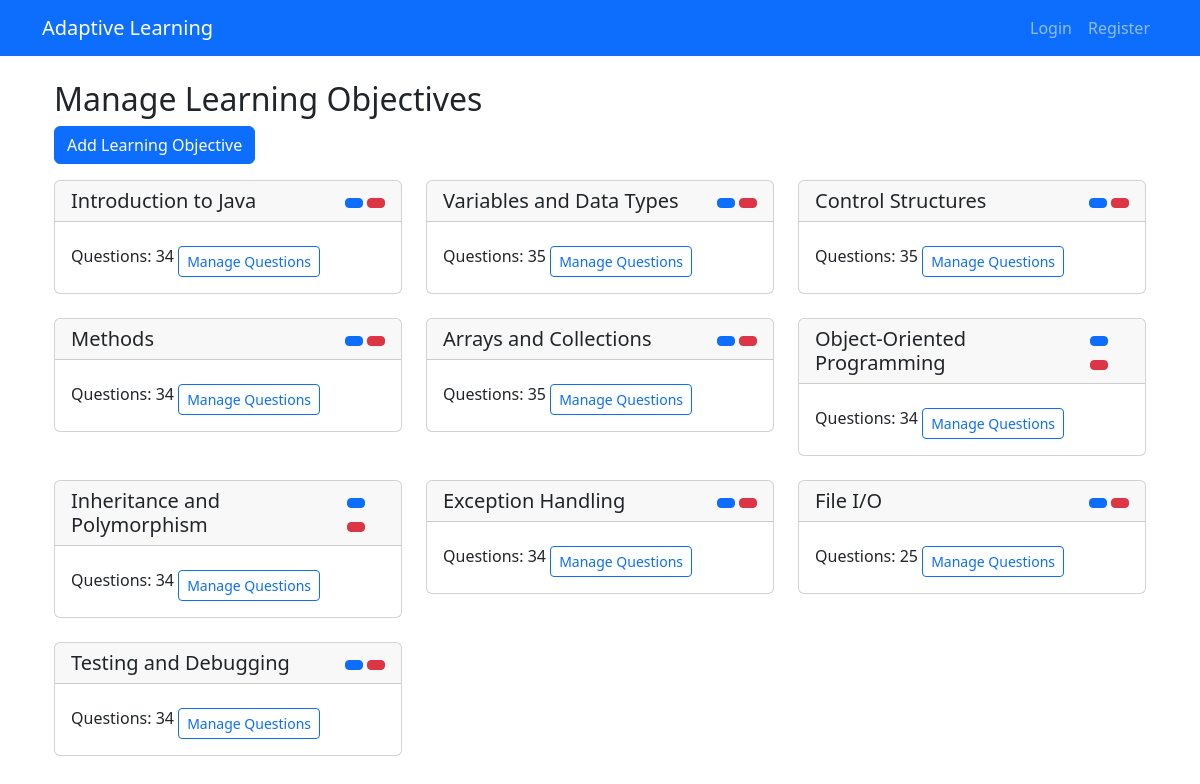
The page /categories on the database its author committed.
### database/models.py (models this page shows, shortened)
class Category(Base):
    __tablename__ = "categories"
    id = Column(Integer, primary_key=True)
    name = Column(String, unique=True, nullable=False)
    uuid = Column(String, unique=True, nullable=False, default=lambda: str(uuid.uuid4()))
    questions = relationship("Question", back_populates="category", cascade="all, delete-orphan")
    user_categories = relationship("UserCategory", back_populates="category", cascade="all, delete-orphan")
    sections = relationship("Section", secondary=section_categories, back_populates="categories")

### main.py (the view)
@app.route("/categories")
def categories():
    try:
        categories = g.db_session.query(Category).all()
        return render_template("categories.html", categories=categories)
    except Exception as e:
        print(f"Error in categories route: {e}")
        return redirect(url_for('user.login'))

### database/engine.py (called while the page is built)
    def get_session(self):
        return self.Session()

### main.py (called while the page is built)
@app.before_request
def before_request():
    g.db_session = db.get_session()

@app.after_request
def after_request(response):
    if hasattr(g, 'db_session'):
        g.db_session.close()
    return response

### templates/admin/categories.html (shortened to what this page needs)
{% extends "admin/base.html" %}
{% block content %}
<div class="container mt-4">
    <div class="row mb-3">
        <div class="col">
            <h2>Manage Learning Objectives</h2>
            <button class="btn btn-primary" data-bs-toggle="modal" data-bs-target="#addCategoryModal">
                 Add Learning Objective
            </button>
        </div>
    </div>
    <div class="row">
        {% for category in categories %}
        <div class="col-md-4 mb-4">
            <div class="card">
                <div class="card-header d-flex justify-content-between align-items-center">
                    <h5 class="mb-0">{{ category.name }}</h5>
                    <div>
                        <button class="btn btn-sm btn-primary" onclick="editCategory({{ category.id }}, '{{ category.name }}')">
                        </button>
                        <button class="btn btn-sm btn-danger" onclick="deleteCategory({{ category.id }})">
                        </button>
                    </div>
                </div>
                <div class="card-body">
                    <span>Questions: {{ category.questions|length }}</span>
                    <a href="{{ url_for('admin.view_category_questions', category_id=category.id) }}"
                       class="btn btn-sm btn-outline-primary mt-2">
                         Manage Questions
                    </a>
                </div>
            </div>
        </div>
        {% else %}
        <div class="col">
            <div class="alert alert-info">No learning objectives available yet.</div>
        </div>
        {% endfor %}
    </div>
</div>
{% endblock %}

### templates/admin/base.html (shortened to what this page needs)
{% extends "user/base.html" %}

### templates/user/base.html (shortened to what this page needs)
<!DOCTYPE html>
<html lang="en">
<head>
    <link href="https://cdn.jsdelivr.net/npm/bootstrap@5.3.0/dist/css/bootstrap.min.css" rel="stylesheet">
</head>
<body>
    <nav class="navbar navbar-expand-lg navbar-dark bg-primary">
        <div class="container">
            <a class="navbar-brand" href="{{ url_for('user.dashboard') }}">Adaptive Learning</a>
            <div class="collapse navbar-collapse" id="navbarNav">
                <ul class="navbar-nav">
                    {% if session.get('user_id') %}
                    <li class="nav-item">
                        <a class="nav-link" href="{{ url_for('user.logout') }}">Logout</a>
                    </li>
                    {% else %}
                    <li class="nav-item">
                        <a class="nav-link" href="{{ url_for('user.login') }}">Login</a>
                    </li>
                    <li class="nav-item">
                        <a class="nav-link" href="{{ url_for('user.register') }}">Register</a>
                    </li>
                    {% endif %}
                </ul>
            </div>
        </div>
    </nav>
    <div class="container mt-4">
        {% block content %}{% endblock %}
    </div>
    <link rel="stylesheet" href="https://cdn.jsdelivr.net/npm/highlight.js@11.8.0/styles/github.min.css">
</body>
</html>

### rows shown on the page
Category: name "Introduction to Java", questions|length "34"
Category: name "Variables and Data Types", questions|length "35"
Category: name "Control Structures", questions|length "35"
Category: name "Methods", questions|length "34"
Category: name "Arrays and Collections", questions|length "35"
Category: name "Object-Oriented Programming", questions|length "34"
Category: name "Inheritance and Polymorphism", questions|length "34"
Category: name "Exception Handling", questions|length "34"
Category: name "File I/O", questions|length "25"
Category: name "Testing and Debugging", questions|length "34"
